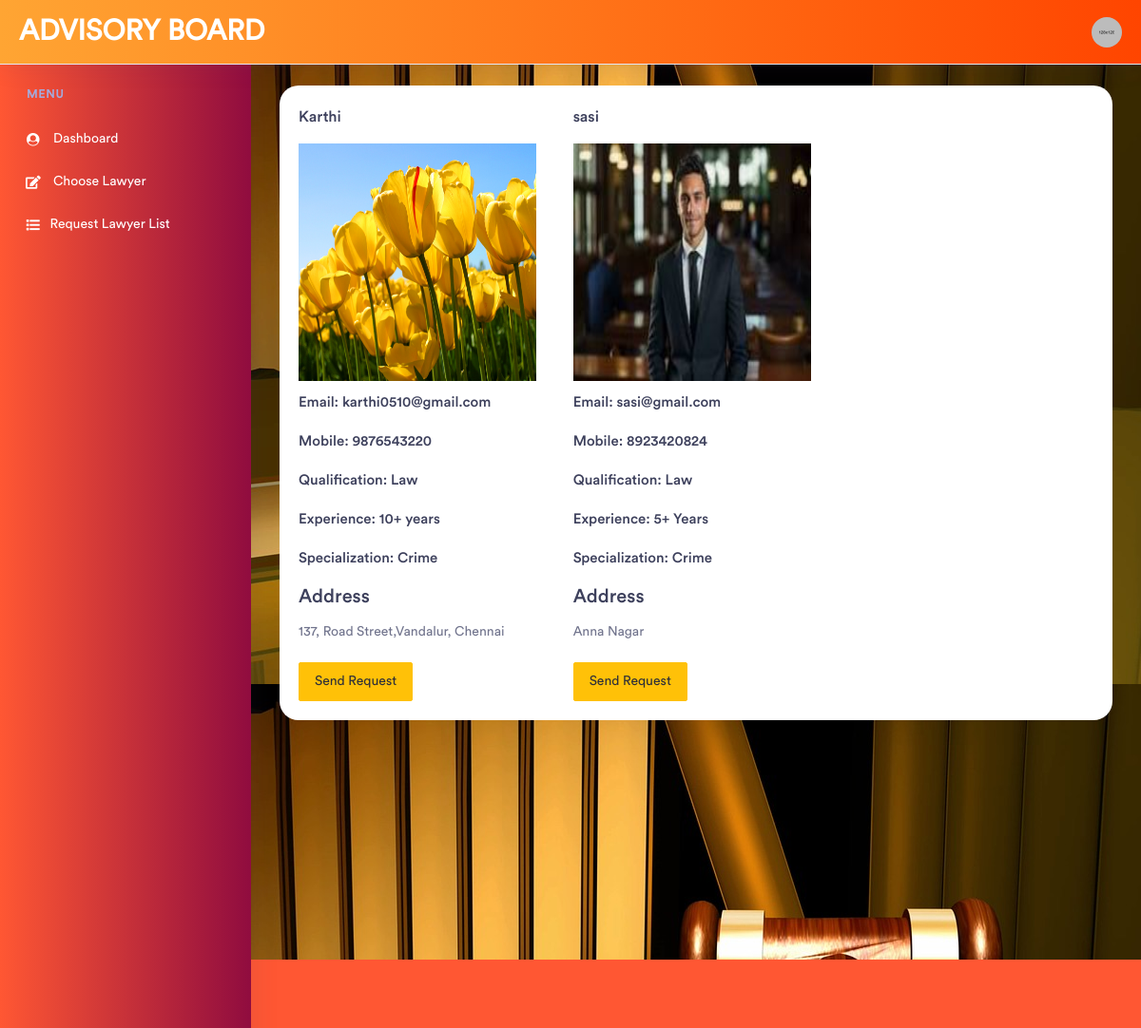
/choose_lawyer/ (signed in), run on the app's committed database.
### app/models.py (models this page shows, shortened)
class Lawyer_Detail(models.Model):
	lawyer_name = models.CharField(max_length=100)
	username = models.CharField(max_length=80,unique=True)
	password = models.CharField(max_length=40)
	mail = models.EmailField(max_length=30)
	mobile = models.CharField(max_length=15)
	qualification = models.CharField(max_length=100)
	experience = models.CharField(max_length=200)
	specialization = models.CharField(max_length=200)
	country = models.CharField(max_length=30)
	state = models.CharField(max_length=30)
	city = models.CharField(max_length=30)
	address =  models.TextField(max_length=200)
	image = models.FileField('Upload Image',upload_to='documents/',null=True)

### app/views.py (the view)
# urls.py: path('choose_lawyer/', views.choose_lawyer,name="choose_lawyer"),
def choose_lawyer(request):
	if request.session.has_key('p_id'):
		user_id = request.session['p_id']
		ids = Lawyer_Detail.objects.all()
		return render(request,'choose_lawyer.html',{'row':ids})
	else:
		return render(request,'public_login.html',{})

### app/templates/choose_lawyer.html
{% include 'header.html' %}
{% load static %}
      	<div class="container" style="background: #FFF;padding: 20px;border-radius: 20px;">
      		<div class="row">
      			{% for i in row %}
	        <div class="col-md-4">
	        	<h4>{{i.lawyer_name}}</h4>
	        	<img src="/media/{{i.image}}" width="250px" height="250px">
	        	<h5 style="margin-top: 10px;">Email: {{i.mail}} </h5>
	        	<h5>Mobile: {{i.mobile}}</h5>
	        	<h5>Qualification: {{i.qualification}} </h5>
	        	<h5>Experience: {{i.experience}} </h5>
	        	<h5>Specialization: {{i.specialization}} </h5>
	        	<h3>Address</h3>
	        	<address>{{i.address}}</address>
	        <a href="{% url 'send_request' pk=i.id %}" class="btn btn-warning"  style="margin-top:5px;">Send Request</a>
	        </div>
	        {% endfor %}
	    </div>
	      </div>
{% include 'footer.html' %}

### app/templates/header.html (shortened to what this page needs)
{% load static %}
<!doctype html>
<html lang="en">
<head>
    <link rel="stylesheet" href="{% static 'assets/vendor/bootstrap/css/bootstrap.min.css' %}">
    <link href="{% static 'assets/vendor/fonts/circular-std/style.css' %}" rel="stylesheet">
    <link rel="stylesheet" href="{% static 'assets/libs/css/style.css' %}">
    <link rel="stylesheet" href="{% static 'assets/vendor/fonts/fontawesome/css/fontawesome-all.css' %}">
    <link rel="stylesheet" href="{% static 'assets/vendor/charts/chartist-bundle/chartist.css' %}">
    <link rel="stylesheet" href="{% static 'assets/vendor/charts/morris-bundle/morris.css' %}">
    <link rel="stylesheet" href="{% static 'assets/vendor/fonts/material-design-iconic-font/css/materialdesignicons.min.css' %}">
    <link rel="stylesheet" href="{% static 'assets/vendor/charts/c3charts/c3.css' %}">
    <link rel="stylesheet" href="{% static 'assets/vendor/fonts/flag-icon-css/flag-icon.min.css' %}">
</head>
<body style="background:url({% static 'img/222.jpg' %});">
    <div class="dashboard-main-wrapper">
        <div class="dashboard-header">
            <nav class="navbar navbar-expand-lg bg-white fixed-top">
                <a class="navbar-brand" href="{% url 'public_register' %}">Advisory Board</a>
                <div class="collapse navbar-collapse " id="navbarSupportedContent">
                    <ul class="navbar-nav ml-auto navbar-right-top">
                        <li class="nav-item dropdown nav-user">
                            <a class="nav-link nav-user-img" href="#" id="navbarDropdownMenuLink2" data-toggle="dropdown" aria-haspopup="true" aria-expanded="false"><img src="{% static 'assets/images/avatar-1.jpg' %}" alt="" class="user-avatar-md rounded-circle"></a>
                        </li>
                    </ul>
                </div>
            </nav>
        </div>
        <div class="nav-left-sidebar sidebar-dark">
            <div class="menu-list">
                <nav class="navbar navbar-expand-lg navbar-light">
                    <div class="collapse navbar-collapse" id="navbarNav">
                        <ul class="navbar-nav flex-column">
                            <li class="nav-divider">
                                Menu
                            </li>
                            <li class="nav-item">
                                <a class="nav-link" href="/dashboard/"><i class="fa fa-fw fa-user-circle"> </i> Dashboard</a>
                            </li>
                             <li class="nav-item">
                                <a class="nav-link" href="{% url 'choose_lawyer' %}"><i class="fa fa-fw fa-edit"> </i> Choose Lawyer</a>
                            </li>
                              <li class="nav-item">
                                <a class="nav-link" href="{% url 'requested_list' %}"><i class="fa fa-fw fa-list"> </i>Request Lawyer List</a>
                            </li>
                        </ul>
                    </div>
                </nav>
            </div>
        </div>
        <div class="dashboard-wrapper">
            <div class="dashboard-ecommerce">
                <div class="container-fluid dashboard-content ">

### app/templates/footer.html (shortened to what this page needs)
{% load static %}
 </div>
                    </div>
                </div>
          <footer class=" text-white text-center py-3" style="background:#ff5733;margin-top:80px;">
    <div class="container">
        <p class="mb-0" style="padding: 20px;"></p>
    </div>
</footer>
        </div>
</body>
</html>

### data on the page
Lawyer_Detail: lawyer_name "Karthi", image (picture), mail "karthi0510@gmail.com", mobile "9876543220", qualification "Law", experience "10+ years", specialization "Crime", address "137, Road Street,Vandalur, Chennai"
Lawyer_Detail: lawyer_name "sasi", image (picture), mail "sasi@gmail.com", mobile "8923420824", qualification "Law", experience "5+ Years", specialization "Crime", address "Anna Nagar"
